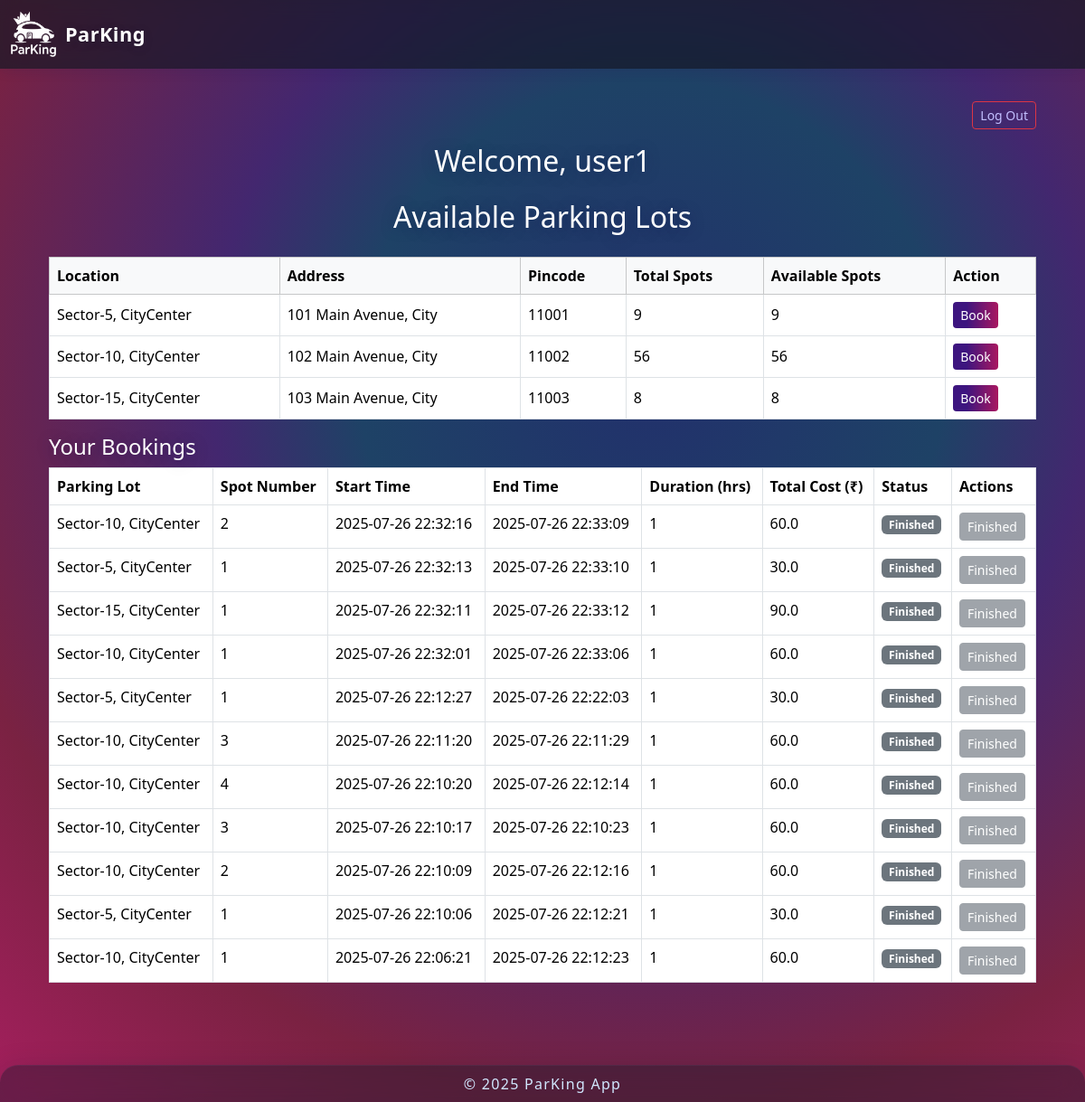
The app's page /user_dashboard (signed in), older data.
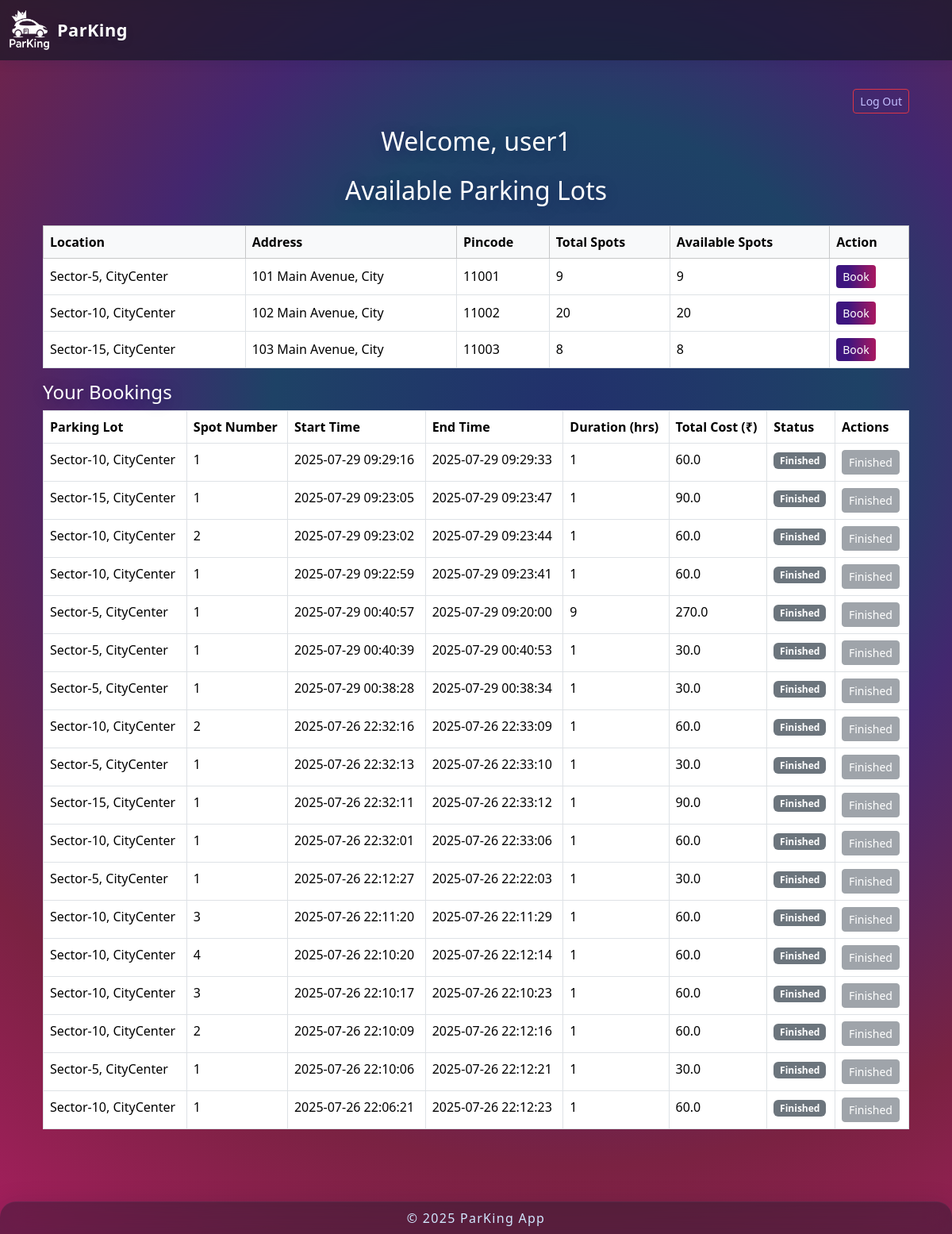
The same page, newer data.
### controllers/database.py (models this page shows)
class User(db.Model):
    id = db.Column(db.Integer, primary_key=True)
    username = db.Column(db.String(80), unique=True, nullable=False)
    password = db.Column(db.String(120), nullable=False)
    current_booking_id = db.Column(db.Integer, nullable=False, default=0)

class ParkingLot(db.Model):
    id = db.Column(db.Integer, primary_key=True)        # Primary key column is `id`
    location = db.Column(db.String(120), nullable=False)
    prices = db.Column(db.Float, nullable=False)
    address = db.Column(db.String(200), nullable=False)
    pincode = db.Column(db.String(10), nullable=False)
    max_spots = db.Column(db.Integer, nullable=False)
    spots = db.relationship('ParkingSpot', backref='parking_lot', lazy=True)

class ParkingSpot(db.Model):
    id = db.Column(db.Integer, primary_key=True)        # Primary key column is `id`
    lot_id = db.Column(db.Integer, db.ForeignKey('parking_lot.id'), nullable=False)
    spot_number = db.Column(db.Integer, nullable=False) # Add spot_number field (should exist)
    status = db.Column(db.String(1), nullable=False, default='A')
    reservations = db.relationship('Reservation', backref='spot', lazy=True)

class Reservation(db.Model):
    id = db.Column(db.Integer, primary_key=True)
    user_id = db.Column(db.Integer, db.ForeignKey('user.id'), nullable=False)
    spot_id = db.Column(db.Integer, db.ForeignKey('parking_spot.id'), nullable=False)
    start_time = db.Column(db.DateTime, default=datetime.utcnow, nullable=False)
    end_time = db.Column(db.DateTime, nullable=True)
    cost = db.Column(db.Float, nullable=False)
    user = db.relationship('User', backref='reservations', lazy=True)

### app.py (the view)
@app.route('/user_dashboard')
def user_dashboard():
    user_id = session.get('user_id')
    if not user_id:
        flash("Please log in to view the dashboard.", "danger")
        return redirect(url_for("login"))
    user = User.query.get(user_id)
    lots = ParkingLot.query.all()
    bookings = Reservation.query.filter_by(user_id=user_id).order_by(Reservation.start_time.desc()).all()
    bookings_data = []
    now = datetime.utcnow()
    for booking in bookings:
        start = booking.start_time
        end = booking.end_time or now  # If booking still active, calculate till now
        duration_seconds = (end - start).total_seconds()
        duration_hours = max(1, ceil(duration_seconds / 3600))  # Minimum 1 hour charge
        total_cost = duration_hours * booking.cost  # Assuming booking.cost is hourly rate
        bookings_data.append({
            'booking': booking,
            'duration_hours': duration_hours,
            'total_cost': total_cost,
        })
    return render_template(
        "user_dashboard.html",
        user=user,
        lots=lots,
        bookings=bookings_data,  # pass the prepared data list
        now=now
    )

### templates/user_dashboard.html (shortened to what this page needs)
{% extends "layout.html" %}
{% block content %}
<div class="container py-4">
  <div class="d-flex justify-content-end mb-3">
    <a href="{{ url_for('logout') }}" class="btn btn-outline-danger btn-sm">Log Out</a>
  </div>
  <h2 class="text-center mb-4">Welcome, {{ user.username }}</h2>
  <h2 class="text-center mb-4">Available Parking Lots</h2>
  <table class="table table-bordered table-hover align-middle">
    <thead class="table-light">
      <tr>
        <th>Location</th>
        <th>Address</th>
        <th>Pincode</th>
        <th>Total Spots</th>
        <th>Available Spots</th>
        <th>Action</th>
      </tr>
    </thead>
    <tbody>
      {% for lot in lots %}
      <tr>
        <td>{{ lot.location }}</td>
        <td>{{ lot.address }}</td>
        <td>{{ lot.pincode }}</td>
        <td>{{ lot.spots|length }}</td>
        <td>{{ lot.spots|selectattr('status','equalto','A')|list|length }}</td>
        <td>
          {% if lot.spots|selectattr('status','equalto','A')|list|length > 0 %}
            <a href="{{ url_for('book_lot', lot_id=lot.id) }}" class="btn btn-primary btn-sm">Book</a>
          {% else %}
            <button class="btn btn-secondary btn-sm" disabled>Full</button>
          {% endif %}
        </td>
      </tr>
      {% endfor %}
    </tbody>
  </table>
  <h4>Your Bookings</h4>
  {% if bookings %}
    <table class="table table-bordered mb-4">
      <thead>
        <tr>
          <th>Parking Lot</th>
          <th>Spot Number</th>
          <th>Start Time</th>
          <th>End Time</th>
           <th>Duration (hrs)</th>
          <th>Total Cost (₹)</th>
          <th>Status</th>
          <th>Actions</th>
        </tr>
      </thead>
      <tbody>
      {% for item in bookings %}
        {% set booking = item.booking %}
        <tr>
          <td>{{ booking.spot.parking_lot.location }}</td>
          <td>{{ booking.spot.spot_number }}</td>
          <td>{{ booking.start_time.strftime("%Y-%m-%d %H:%M:%S") }}</td>
          <td>
            {% if booking.end_time %}
              {{ booking.end_time.strftime("%Y-%m-%d %H:%M:%S") }}
            {% else %}
              <em>Active</em>
            {% endif %}
          </td>
          <td>{{ item.duration_hours }}</td>
          <td>{{ item.total_cost }}</td>
          <td>
            {% if booking.end_time is none %}
              <span class="badge bg-success">Active</span>
            {% else %}
              <span class="badge bg-secondary">Finished</span>
            {% endif %}
          </td>
          <td>
            {% if booking.end_time is none %}
              <form action="{{ url_for('finish_parking', booking_id=booking.id) }}" method="post" style="display:inline;" onsubmit="return confirm('Finish parking and release spot?');">
                <button type="submit" class="btn btn-danger btn-sm">Finish</button>
              </form>
            {% else %}
              <button class="btn btn-secondary btn-sm" disabled>Finished</button>
            {% endif %}
          </td>
        </tr>
      {% endfor %}
      </tbody>
    </table>
  {% else %}
    <div class="alert alert-secondary text-center">
      You have no bookings yet.
    </div>
  {% endif %}
</div>
{% endblock %}

### templates/layout.html (shortened to what this page needs)
<!DOCTYPE html>
<html lang="en">
<head>
    <link href="https://cdn.jsdelivr.net/npm/bootstrap@5.3.2/dist/css/bootstrap.min.css" rel="stylesheet" />
    <link rel="stylesheet" href="{{ url_for('static', filename='css/style.css') }}">
</head>
<body>
    <nav class="navbar glass-header navbar-expand-lg fixed-top">
        <div class="container-fluid">
            <a class="navbar-brand d-flex align-items-center" href="{{ url_for('home') }}">
                <img src="{{ url_for('static', filename='content/ParKing_logo_white.png') }}" alt="Logo" width="50" height="50" style="margin-right: 10px;">
                <strong>ParKing</strong>
            </a>
        </div>
    </nav>
    <main class="container my-4">
        {% block content %}{% endblock %}
    </main>
    <footer class="glass-footer fixed-bottom text-center py-2">
    © 2025 ParKing App
    </footer>
</body>
</html>

### static/css/style.css (style rules this page uses)
body { background: radial-gradient( circle at 60% 34%, #22306c 0%, #1e4266 30%, #43276f 45%, #7A2242 75%, #a51f5e 100% ), #0a1036; color: #fff; font-family: 'Segoe UI', 'Roboto', Arial, sans-serif; min-height: 100vh; padding-top: 64px; padding-bottom: 60px; }
p, .home-lead, .lead, li, span, div:not(.card):not(.glass-footer):not(.glass-header) { color: #fff !important; }
h1, h2, h3, h4, h5, h6 { color: #fff !important; text-shadow: 0 2px 16px rgba(20,20,80,0.36); }
.navbar { background: linear-gradient(90deg, #191b37 60%, #1b72a1 100%) !important; box-shadow: 0 3px 18px rgba(11,10,67,0.14); }
.navbar-brand, .navbar-brand strong { color: #fff !important; text-shadow: 0 2px 10px rgba(30,35,65,0.25), 0 1px 1px rgba(0,0,0,0.16); font-weight: 700; font-size: 1.36rem; letter-spacing: 0.02em; }
.btn-primary { background: linear-gradient(90deg, #3d157f 30%, #a91860 100%); border: none; color: #fff !important; }
.glass-header { width: 100%; background: rgba(22,26,38,0.72) !important; box-shadow: 0 1px 14px 0 rgba(20,30,80,0.15); backdrop-filter: blur(12px) saturate(120%); -webkit-backdrop-filter: blur(12px) saturate(120%); border-bottom: none; color: #d1e8ff; border-radius: 0; z-index: 1040; box-sizing: border-box; margin: 0; }
.glass-footer { width: 100%; background: rgba(20,30,45,0.42); box-shadow: 0 8px 32px 0 rgba(19, 24, 41, 0.26); backdrop-filter: blur(14px) saturate(110%); -webkit-backdrop-filter: blur(14px) saturate(110%); border-top: 1.5px solid rgba(130,130,185,0.09); color: #d1e8ff; letter-spacing: 0.08em; border-radius: 1.25rem 1.25rem 0 0; margin: 0; z-index: 100; font-size: 1rem; }
.footer, .glass-footer { border-bottom: none; }
a, .btn-link { color: #C3BFFF !important; }
.btn.btn-primary { color: #fff !important; }

Row changes from the older to the newer data that the page shows:
changed ParkingLot "Sector-10, CityCenter": spots|length "56" → "20"; spots|selectattr "56" → "20"
added Reservation: start_time "2025-07-29 09:29:16", end_time "2025-07-29 09:29:33"
added Reservation: start_time "2025-07-29 09:23:05", end_time "2025-07-29 09:23:47"
added Reservation: start_time "2025-07-29 09:23:02", end_time "2025-07-29 09:23:44"
added Reservation: start_time "2025-07-29 09:22:59", end_time "2025-07-29 09:23:41"
added Reservation: start_time "2025-07-29 00:40:57", end_time "2025-07-29 09:20:00"
added Reservation: start_time "2025-07-29 00:40:39", end_time "2025-07-29 00:40:53"
added Reservation: start_time "2025-07-29 00:38:28", end_time "2025-07-29 00:38:34"
Text that changed along with them:
new list line: "Sector-10, CityCenter"
new list line: "1"
new list line: "1 60.0 Finished Finished"
new list line: "Sector-15, CityCenter"
new list line: "1 90.0 Finished Finished"
new list line: "2"
new list line: "Sector-5, CityCenter"
new list line: "9 270.0 Finished Finished"
new list line: "1 30.0 Finished Finished"
